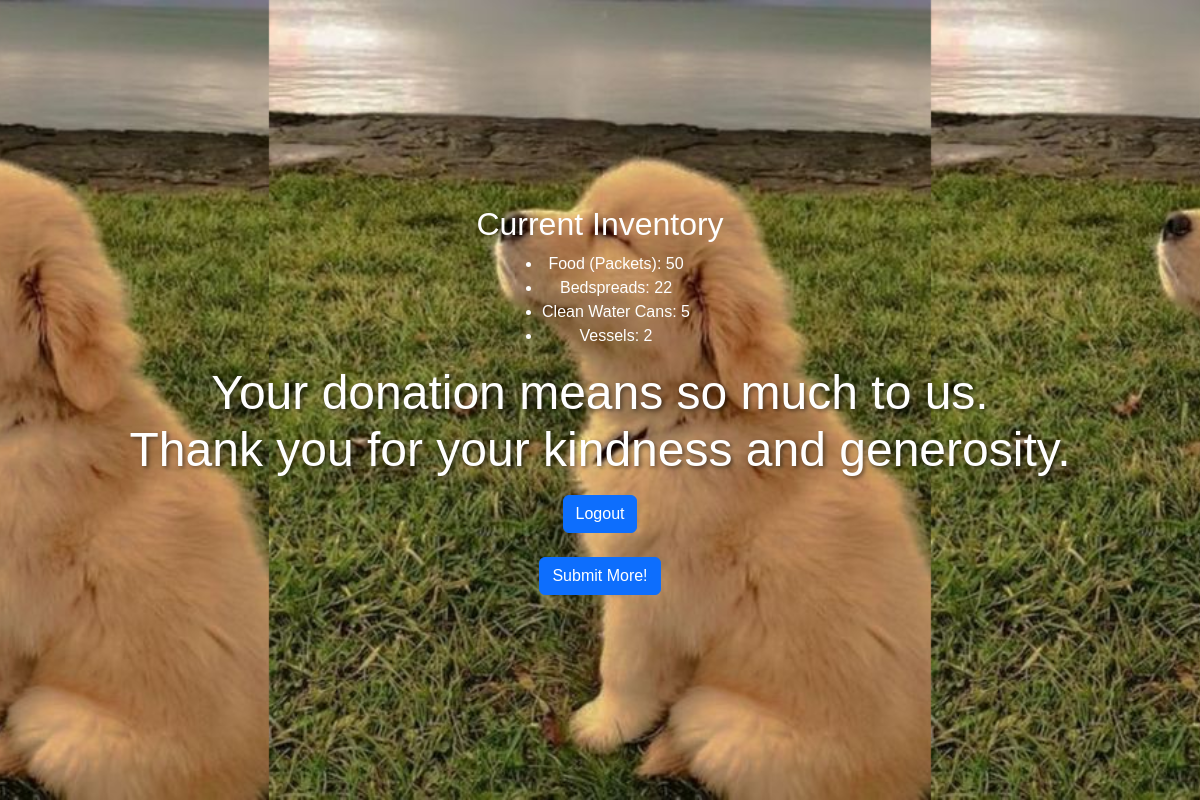
The page /rec_cont (signed in) on the database as committed earlier.
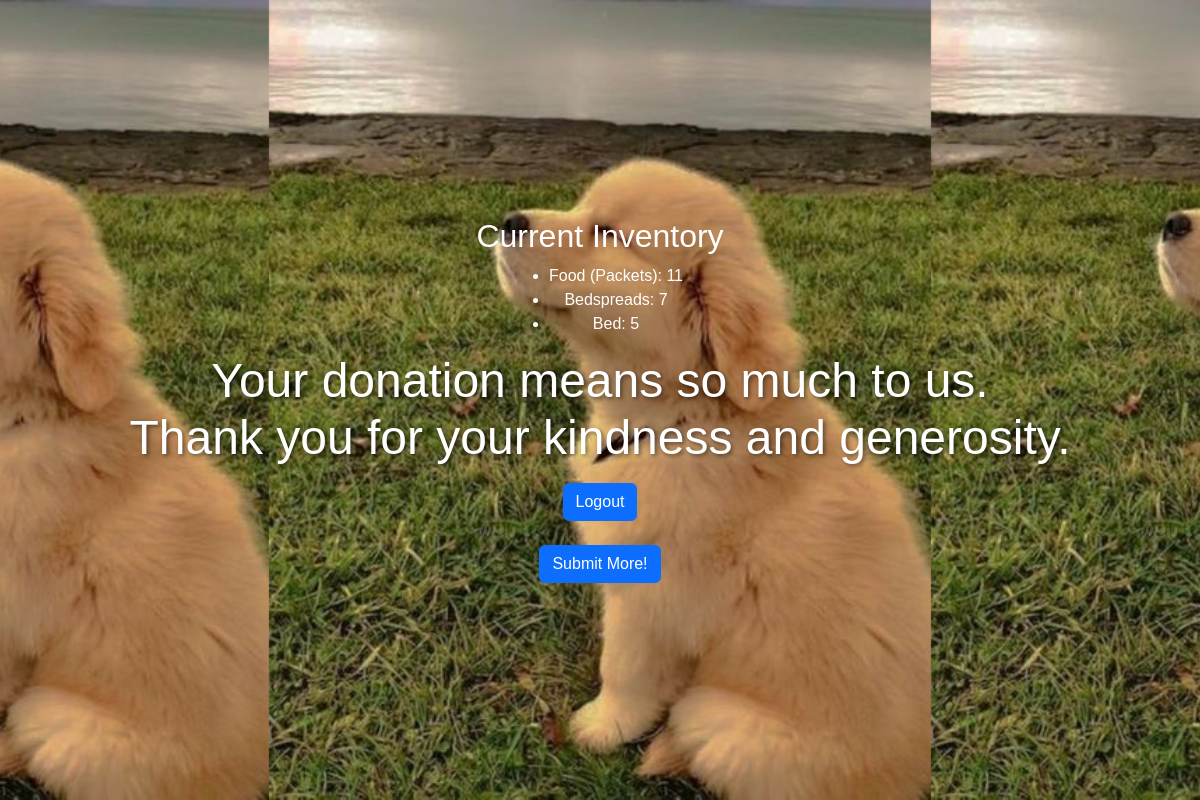
The same page on the database as committed later.
### fourplay/models.py (models this page shows, shortened)
class Inventory(db.Model):
    id = db.Column(db.Integer, primary_key=True)
    item = db.Column(db.String(40), nullable=False)
    quantity = db.Column(db.Integer, nullable=False)

### fourplay/routes.py (the view)
@app.route("/rec_cont")
@login_required
def rec_cont():
    inv = Inventory.query.all()
    return render_template('rec_cont.html', inv=inv)

### fourplay/__init__.py (called while the page is built)
@app.before_request
def create_tables():
    db.create_all()

### fourplay/models.py (called while the page is built)
@login_manager.user_loader
def load_user(volunteer_id):
    return Volunteer.query.get(int(volunteer_id))

### fourplay/templates/rec_cont.html (shortened to what this page needs)
<!DOCTYPE html>
<html lang="en">
<head>
    <link href="https://cdn.jsdelivr.net/npm/bootstrap@5.3.0/dist/css/bootstrap.min.css" rel="stylesheet">
</head>
<body>
    <div class="content-section">
        <h2>Current Inventory</h2>
        <ul>
            {% for entry in inv %}
                <li>{{ entry.item }}: {{ entry.quantity }}</li>
            {% endfor %}
        </ul>
        <h1> Your donation means so much to us.<br>
            Thank you for your kindness and generosity.
        </h1>
    <div class="button-container">
        <a href="{{ url_for('logout') }}" class="btn btn-primary">Logout</a>
    </div>
    <br>
    <div class="button-container">
        <a href="{{ url_for('contributor') }}" class="btn btn-primary">Submit More!</a>
    </div>
    </div>
</body>
</html>

Rows that differ between the two databases and show on the page:
removed Inventory: item "Vessels", quantity "2"
changed Inventory "Food (Packets)": quantity "50" → "11"
changed Inventory "Bedspreads": quantity "22" → "7"
changed Inventory: item "Clean Water Cans" → "Bed"
